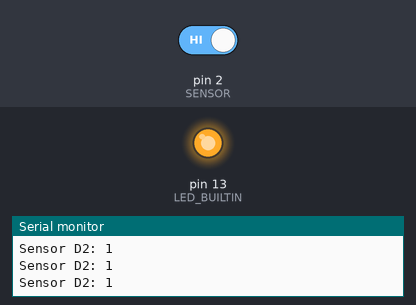
Bench run of a sketch on a simulated Arduino Uno, built with avr-gcc and run on an emulated ATmega328P. Shown: output pins drawn as LEDs (lit = HIGH), the last lines printed to the serial monitor. The test bench sets the inputs (shaded band); at power-on: pin 2 (SENSOR) HIGH.

Above: at 1.2 s.
1.3 s: pin 2 (SENSOR) driven LOW
At 1.8 s:
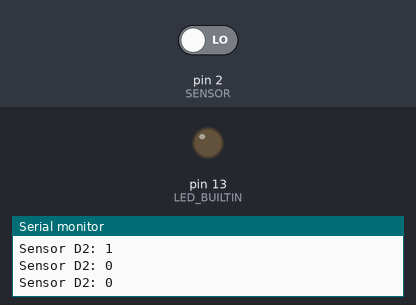
2.9 s: pin 2 (SENSOR) driven HIGH
At 4.3 s:
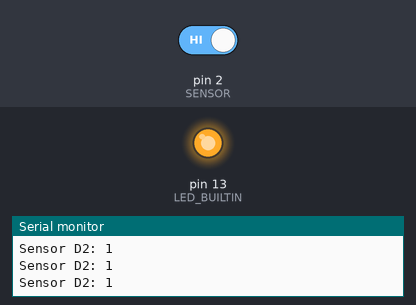
Timing chart, 0 to 5.9 s (numbered marks = the images above; inputs shaded):
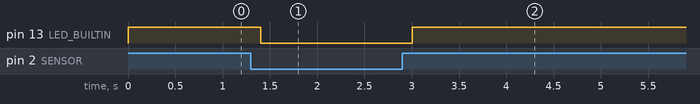

Measured:
- after the input at 1.3 s, pin 13 (LED_BUILTIN): HIGH → LOW after 0.10 s
- after the input at 2.9 s, pin 13 (LED_BUILTIN): LOW → HIGH after 0.10 s

The sketch:

Prueba_Un_Sensor.ino
```cpp
// Un sensor: VCC -> 5V, GND -> GND, OUT -> D2.
// Monitor serie a 9600 baudios. No controla motores.
const byte SENSOR = 2;

void setup() {
  pinMode(SENSOR, INPUT_PULLUP);
  pinMode(LED_BUILTIN, OUTPUT);
  Serial.begin(9600);
  Serial.println("Prueba de un sensor en D2. Compara blanco y negro.");
}

void loop() {
  int lectura = digitalRead(SENSOR);
  digitalWrite(LED_BUILTIN, lectura);
  Serial.print("Sensor D2: ");
  Serial.println(lectura);
  delay(200);
}
```
